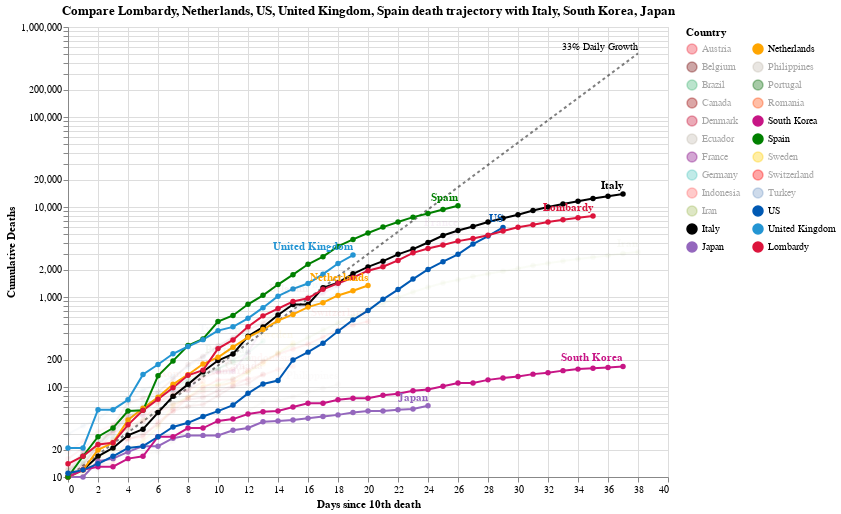

Notebook source saved alongside this figure:
### Code cell
#hide_input
chart2 = make_since_chart(['Lombardy', 'Netherlands', 'US', 'United Kingdom', 'Spain'])
chart2

### Figure 1 — Vega-Lite specification as saved in the notebook (floating-point values rounded to 4 significant figures; data arrays with more than 128 entries replaced by an {"elided": "..."} marker saying what was removed)
{"config": {"view": {"continuousWidth": 400, "continuousHeight": 300}}, "layer": [{"mark": {"type": "line", "color": "black", "opacity": 0.5, "strokeDash": [3, 3]}, "encoding": {"x": {"type": "quantitative", "field": "Days since 10th death"}, "y": {"type": "quantitative", "field": "Confirmed Cases"}}}, {"mark": {"type": "text", "align": "right", "dy": -6, "fontSize": 10, "text": "33% Daily Growth"}, "encoding": {"x": {"type": "quantitative", "field": "Days since 10th death"}, "y": {"type": "quantitative", "field": "Confirmed Cases"}}, "transform": [{"filter": "(datum['Days since 10th death'] >= 38)"}]}, {"data": {"name": "data-cc4c2a984431ea3d93173ed55fac850b"}, "mark": {"type": "line", "point": true}, "encoding": {"color": {"type": "nominal", "field": "Country", "legend": {"columns": 2, "symbolLimit": 100}, "scale": {"domain": ["Austria", "Belgium", "Brazil", "Canada", "Denmark", "Ecuador", "France", "Germany", "Indonesia", "Iran", "Italy", "Japan", "Netherlands", "Philippines", "Portugal", "Romania", "South Korea", "Spain", "Sweden", "Switzerland", "Turkey", "US", "United Kingdom", "Lombardy"], "range": ["#ED2939", "#6f0000", "mediumseagreen", "#990000", "#C60C30", "#C1B7AD", "purple", "#4DC6BD", "#FF6666", "#A1BA59", "black", "#9467bd", "orange", "#C1B7AD", "#006600", "#FF4500", "#C71585", "green", "#FFCD00", "#ff0000", "#7499c7", "#0059B3", "#2495D3", "#DC143C"]}}, "opacity": {"condition": {"value": 1, "selection": "selector003"}, "value": 0.05}, "tooltip": [{"type": "nominal", "field": "Country"}, {"type": "temporal", "field": "Date"}, {"type": "quantitative", "field": "Confirmed Cases"}, {"type": "quantitative", "field": "Days since 10th death"}], "x": {"type": "quantitative", "field": "Days since 10th death"}, "y": {"type": "quantitative", "axis": {"title": "Cumulative Deaths"}, "field": "Confirmed Cases", "scale": {"type": "log"}}}, "height": 450, "selection": {"selector003": {"type": "multi", "fields": ["Country"], "bind": "legend", "init": [{"Country": "Lombardy"}, {"Country": "Netherlands"}, {"Country": "US"}, {"Country": "United Kingdom"}, {"Country": "Spain"}, {"Country": "Italy"}, {"Country": "South Korea"}, {"Country": "Japan"}]}}, "width": 600}, {"data": {"name": "data-cc4c2a984431ea3d93173ed55fac850b"}, "mark": {"type": "text", "align": "right", "dy": -8, "fontWeight": "bold"}, "encoding": {"color": {"type": "nominal", "field": "Country", "legend": {"columns": 2, "symbolLimit": 100}, "scale": {"domain": ["Austria", "Belgium", "Brazil", "Canada", "Denmark", "Ecuador", "France", "Germany", "Indonesia", "Iran", "Italy", "Japan", "Netherlands", "Philippines", "Portugal", "Romania", "South Korea", "Spain", "Sweden", "Switzerland", "Turkey", "US", "United Kingdom", "Lombardy"], "range": ["#ED2939", "#6f0000", "mediumseagreen", "#990000", "#C60C30", "#C1B7AD", "purple", "#4DC6BD", "#FF6666", "#A1BA59", "black", "#9467bd", "orange", "#C1B7AD", "#006600", "#FF4500", "#C71585", "green", "#FFCD00", "#ff0000", "#7499c7", "#0059B3", "#2495D3", "#DC143C"]}}, "opacity": {"condition": {"value": 1, "selection": "selector003"}, "value": 0.05}, "text": {"type": "nominal", "field": "Country"}, "tooltip": [{"type": "nominal", "field": "Country"}, {"type": "temporal", "field": "Date"}, {"type": "quantitative", "field": "Confirmed Cases"}, {"type": "quantitative", "field": "Days since 10th death"}], "x": {"type": "quantitative", "field": "Days since 10th death"}, "y": {"type": "quantitative", "axis": {"title": "Cumulative Deaths"}, "field": "Confirmed Cases", "scale": {"type": "log"}}}, "height": 450, "transform": [{"filter": "(datum['Date'] >= 1585785600000)"}], "width": 600}], "data": {"name": "data-0bfbb66248014eb92d9992bff88d76d4"}, "title": "Compare Lombardy, Netherlands, US, United Kingdom, Spain death trajectory with Italy, South Korea, Japan", "$schema": "https://vega.github.io/schema/vega-lite/v4.8.1.json", "datasets": {"data-0bfbb66248014eb92d9992bff88d76d4": [{"Days since 10th death": 0, "Confirmed Cases": 10.0}, {"Days since 10th death": 1, "Confirmed Cases": 13.3}, {"Days since 10th death": 2, "Confirmed Cases": 17.69}, {"Days since 10th death": 3, "Confirmed Cases": 23.53}, {"Days since 10th death": 4, "Confirmed Cases": 31.29}, {"Days since 10th death": 5, "Confirmed Cases": 41.62}, {"Days since 10th death": 6, "Confirmed Cases": 55.35}, {"Days since 10th death": 7, "Confirmed Cases": 73.61}, {"Days since 10th death": 8, "Confirmed Cases": 97.91}, {"Days since 10th death": 9, "Confirmed Cases": 130.2}, {"Days since 10th death": 10, "Confirmed Cases": 173.2}, {"Days since 10th death": 11, "Confirmed Cases": 230.3}, {"Days since 10th death": 12, "Confirmed Cases": 306.4}, {"Days since 10th death": 13, "Confirmed Cases": 407.4}, {"Days since 10th death": 14, "Confirmed Cases": 541.9}, {"Days since 10th death": 15, "Confirmed Cases": 720.7}, {"Days since 10th death": 16, "Confirmed Cases": 958.6}, {"Days since 10th death": 17, "Confirmed Cases": 1275.0}, {"Days since 10th death": 18, "Confirmed Cases": 1696.0}, {"Days since 10th death": 19, "Confirmed Cases": 2255.0}, {"Days since 10th death": 20, "Confirmed Cases": 2999.0}, {"Days since 10th death": 21, "Confirmed Cases": 3989.0}, {"Days since 10th death": 22, "Confirmed Cases": 5306.0}, {"Days since 10th death": 23, "Confirmed Cases": 7056.0}, {"Days since 10th death": 24, "Confirmed Cases": 9385.0}, {"Days since 10th death": 25, "Confirmed Cases": 12480.0}, {"Days since 10th death": 26, "Confirmed Cases": 16600.0}, {"Days since 10th death": 27, "Confirmed Cases": 22080.0}, {"Days since 10th death": 28, "Confirmed Cases": 29370.0}, {"Days since 10th death": 29, "Confirmed Cases": 39060.0}, {"Days since 10th death": 30, "Confirmed Cases": 51950.0}, {"Days since 10th death": 31, "Confirmed Cases": 69090.0}, {"Days since 10th death": 32, "Confirmed Cases": 91890.0}, {"Days since 10th death": 33, "Confirmed Cases": 122200.0}, {"Days since 10th death": 34, "Confirmed Cases": 162500.0}, {"Days since 10th death": 35, "Confirmed Cases": 216200.0}, {"Days since 10th death": 36, "Confirmed Cases": 287500.0}, {"Days since 10th death": 37, "Confirmed Cases": 382400.0}, {"Days since 10th death": 38, "Confirmed Cases": 508600.0}], "data-cc4c2a984431ea3d93173ed55fac850b": {"elided": "509 records"}}}
